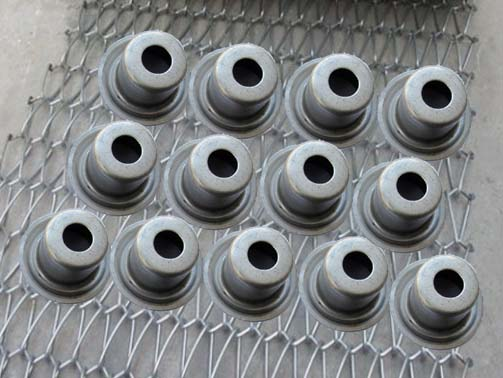
#> input picture Raspberry/Opencv/Basic Image Processing/brazing.jpg, 503 x 378 px
$ python contour.py
#> lines starting #> are read from the running program, lines starting #| are printed output that depends on the picture; after the words box and inside, x2 and y2 are one past the last pixel; in counts of white or black regions, pixels touching at a corner belong together
import numpy as np
import cv2


frame = cv2.imread("brazing.jpg")
#> frame is the input picture: shape (378, 503, 3); mean B, G, R 131.5, 130.2, 127.5


frame = cv2.resize(frame, (640,480))
#> frame: shape (480, 640, 3)

gray = cv2.cvtColor(frame, cv2.COLOR_BGR2GRAY)
#gray=cv2.equalizeHist(gray)
gray = cv2.GaussianBlur(gray, (15, 15), 0)
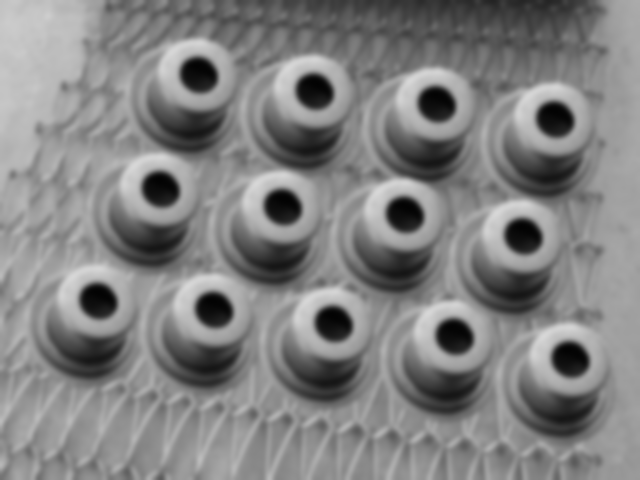
#> gray: shape (480, 640); min 2, max 215, mean 129.4

#gray = cv2.medianBlur(gray,5)

#thresh = cv2.threshold(gray, 200, 255,cv2.THRESH_BINARY +  cv2.THRESH_OTSU)[1]
thresh= cv2.adaptiveThreshold(gray,255,cv2.ADAPTIVE_THRESH_MEAN_C,cv2.THRESH_BINARY,3,2)
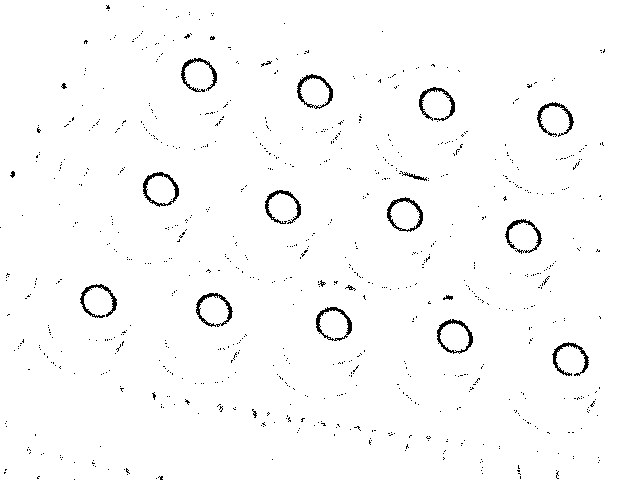
#> thresh: shape (480, 640); 98.1% white; black in thin lines or dots
kernel = np.ones((1, 1), np.uint8)
closing = cv2.morphologyEx(thresh, cv2.MORPH_CLOSE,kernel, iterations=2)

closing_img = closing.copy()
contours,_ = cv2.findContours(closing_img,cv2.RETR_TREE,cv2.CHAIN_APPROX_SIMPLE)
#> contours = 1102 contours, 1068 with area under 20; largest, box (x1, y1, x2, y2) and area: (0, 0, 640, 480) 306066, (386, 196, 424, 233) 1000, (142, 171, 180, 208) 998, (436, 318, 474, 355) 990, (390, 201, 420, 230) 586
count=0
for cnt in contours:

    area = cv2.contourArea(cnt)

    if (area < 100) | (area> 900):
        continue
    count+=1
    print(area)
    ellipse = cv2.fitEllipse(cnt)
    cv2.ellipse(frame, ellipse, (0,255,0), 2)
    hull=cv2.convexHull(cnt)
    harea=cv2.contourArea(hull)
    print(harea)
    x,y,w,h=cv2.boundingRect(cnt)
#> this loop made 1102 passes
#> area on pass 1: 306066.5
#> (printed output is left out)
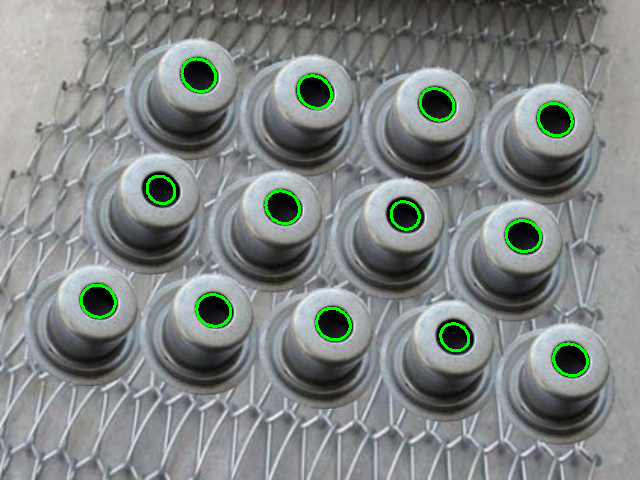
#> frame: shape (480, 640, 3); mean B, G, R 131.1, 133, 127.2
#> after the loop, count = 13
   # cv2.rectangle(frame,(x,y),(x+w,y+h),(0,255,0),lineType=8)
   # cv2.putText(frame,str(count),(x,y),cv2.FONT_HERSHEY_SIMPLEX,1,(255,255,255),2,cv2.LINE_AA)
cv2.putText(frame,"Count  :"+str(count),(12,28),cv2.FONT_HERSHEY_SIMPLEX,1,(0,0,255),2,cv2.LINE_AA)
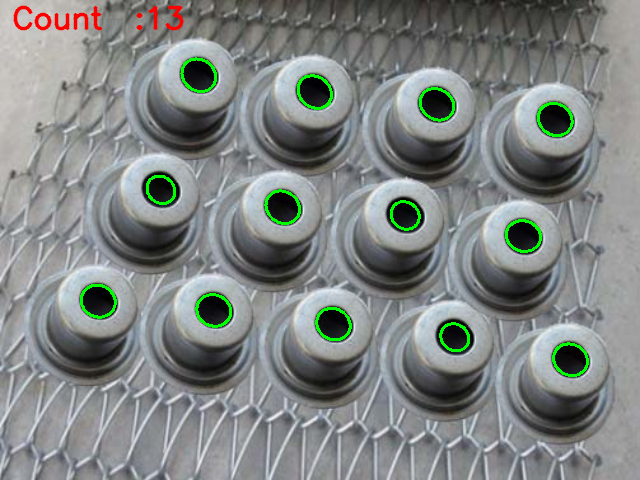
#> frame: shape (480, 640, 3); 0.48% of pixels changed, all inside (x1, y1, x2, y2) = (13, 5, 184, 31)
cv2.imshow("Morphological Closing", closing)
cv2.imshow("Adaptive Thresholding", thresh)
cv2.imshow('Contours', frame)

if cv2.waitKey(0) & 0xff == 27:
#> (key Esc is pressed here)
    cv2.destroyAllWindows()

$ run again, with Raspberry/Opencv/Basic Image Processing/Image.jpg copied over Raspberry/Opencv/Basic Image Processing/brazing.jpg
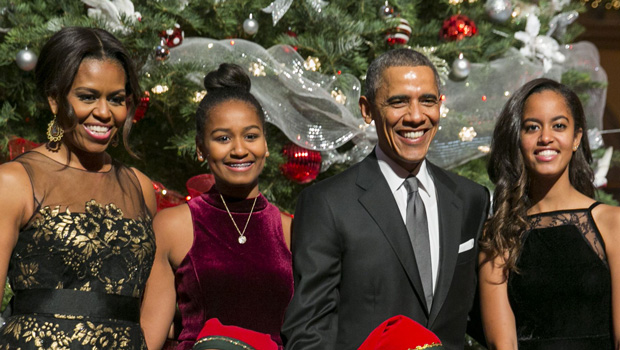
#> input picture Raspberry/Opencv/Basic Image Processing/Image.jpg, 620 x 350 px
#> frame is the input picture: shape (350, 620, 3); mean B, G, R 57.2, 71.8, 87.7
#> `thresh= cv2.adaptiveThreshold(gray,255,cv2.ADAPTIVE_THRESH_MEAN_C,cv2...`:
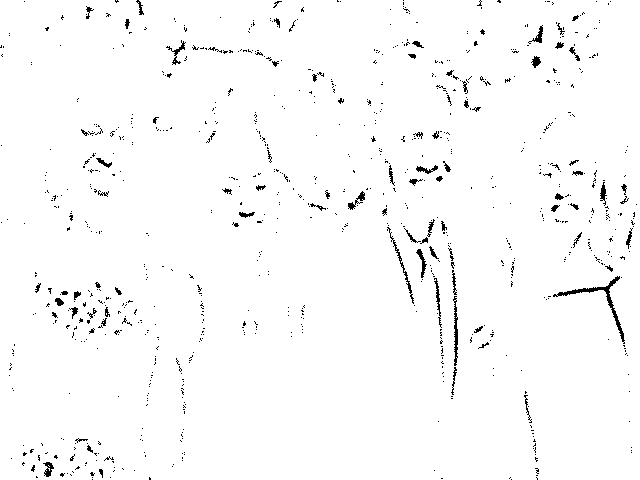
#> thresh: shape (480, 640); 98% white; black in thin lines or dots
#> contours = 1322 contours, 1216 with area under 20; largest, box (x1, y1, x2, y2) and area: (0, 0, 640, 480) 305973, (556, 275, 626, 343) 547, (453, 299, 459, 367) 246, (392, 239, 413, 295) 192, (415, 248, 428, 279) 136
#> the loop `for cnt in contours: ` made 1322 passes
#> area on passes 2, 29, 37: 305973, 32, 25
#> (printed output is left out)
#> after the loop `for cnt in contours:`: count = 7
#> `cv2.putText(frame,"Count  :"+str(count),(12,28),cv2.FONT_HERSHEY_SIMPL..`:
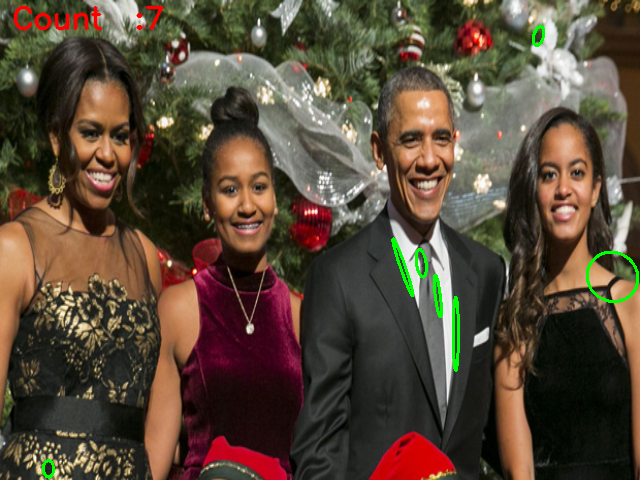
#> frame: shape (480, 640, 3); mean B, G, R 56.3, 72.4, 87.4
